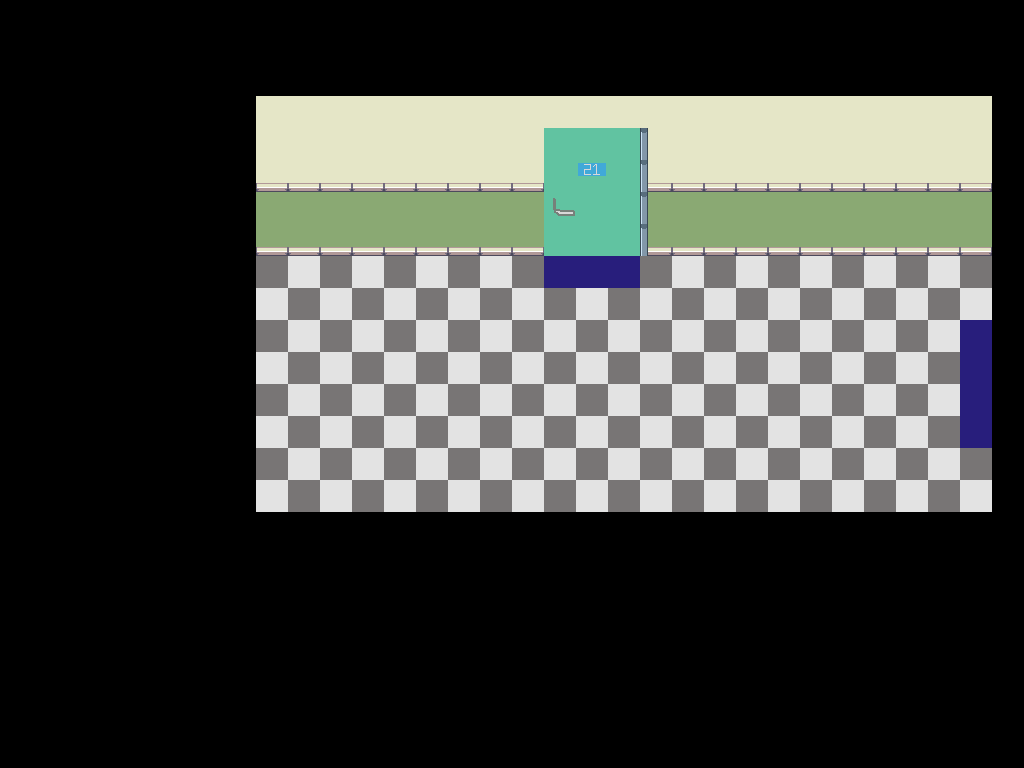

A level layout from a 2D game, rendered from its tile map. Below: a short description, then the map file with tile-grid data replaced by summaries:
An orthogonal 32x24 tile map with 32x32 px tiles, 8 tile layers (sol, vers_couloir2, vers_salle21, noir 99, ...), 6 tilesets.

<map version="1.8" tiledversion="1.8.2" orientation="orthogonal" renderorder="right-down" width="32" height="24" tilewidth="32" tileheight="32" infinite="0" nextlayerid="11" nextobjectid="1">
 <tileset firstgid="1" source="porte.tsx" />
 <tileset firstgid="17" source="couleur.tsx" />
 <tileset firstgid="26" source="test_porte(10).tsx" />
 <tileset firstgid="42" source="Interior.tsx" />
 <tileset firstgid="1066" source="poignet.tsx" />
 <tileset firstgid="1067" source="pixel-cyberpunk-interior.tsx" />
 <layer id="2" name="sol" width="32" height="24">
  <data>[768 cells, 184 non-empty, 4 distinct tile ids]</data>
 </layer>
 <layer id="3" name="vers_couloir2" width="32" height="24">
  <data>[768 cells, 4 non-empty, 1 distinct tile ids]</data>
 </layer>
 <layer id="10" name="vers_salle21" width="32" height="24">
  <data>[768 cells, 3 non-empty, 1 distinct tile ids]</data>
 </layer>
 <layer id="5" name="noir 99" width="32" height="24">
  <data>[768 cells, 584 non-empty, 4 distinct tile ids]</data>
 </layer>
 <layer id="7" name="couleur mur 99" width="32" height="24">
  <data>[768 cells, 115 non-empty, 2 distinct tile ids]</data>
 </layer>
 <layer id="6" name="mur 99" width="32" height="24">
  <data>[768 cells, 40 non-empty, 1 distinct tile ids]</data>
 </layer>
 <layer id="8" name="porte 99" width="32" height="24">
  <data>[768 cells, 12 non-empty, 3 distinct tile ids]</data>
 </layer>
 <layer id="9" name="contour porte 99" width="32" height="24">
  <data>[768 cells, 4 non-empty, 1 distinct tile ids]</data>
 </layer>
</map>
